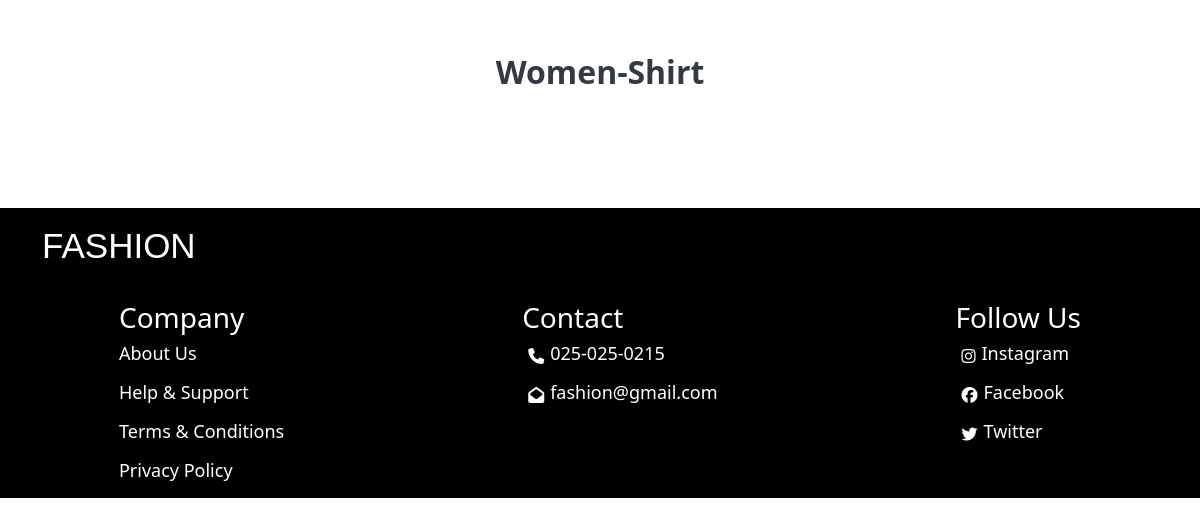
Before: /shirtw with the older database file.
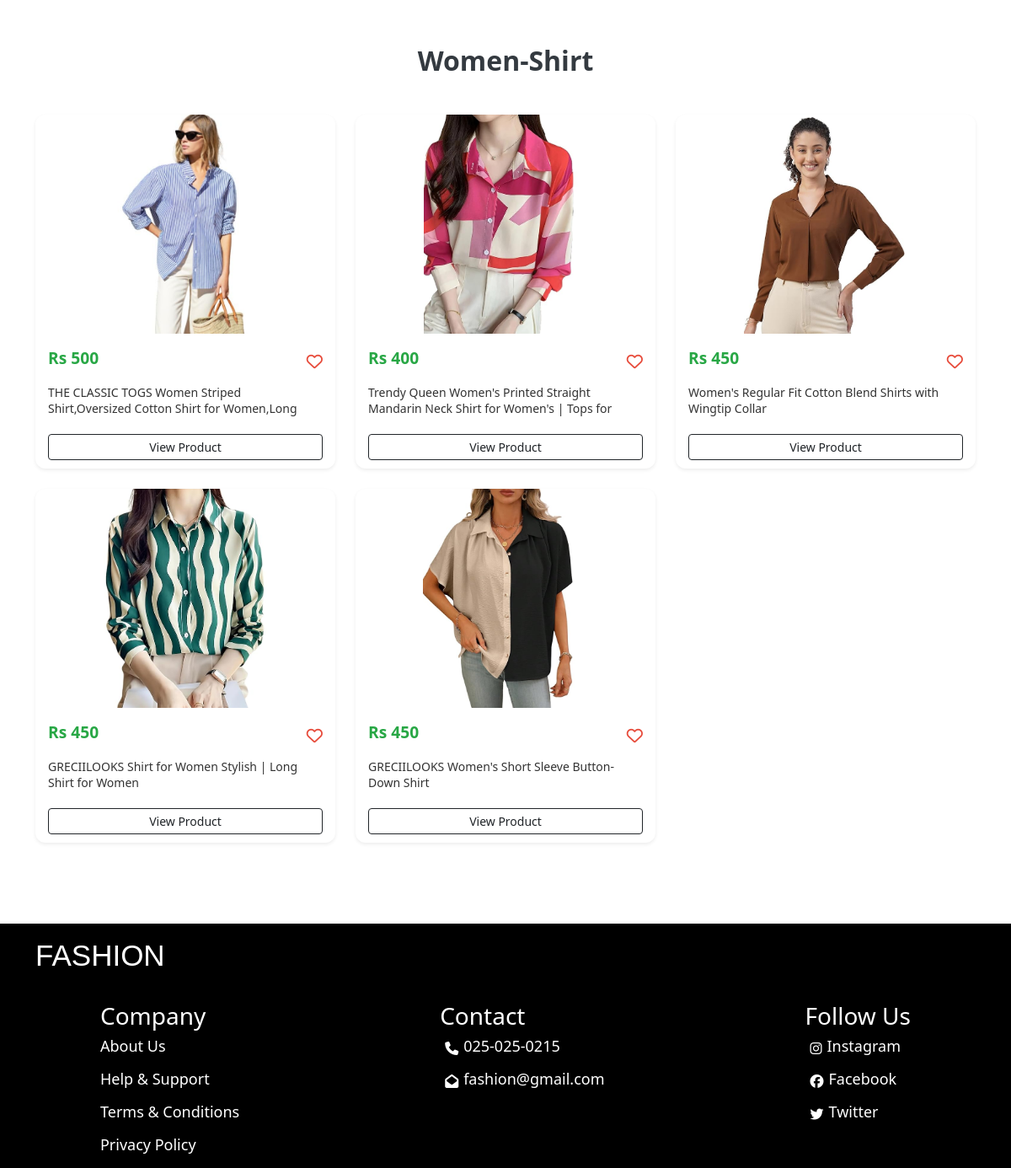
After: the same page with the newer database file.
### clothes/models.py (models this page shows)
class clothes(models.Model):
    clothname = models.CharField(max_length=100)
    clothprice = models.IntegerField()
    clothescat = models.CharField(choices=category,max_length=200)
    clothesdesc = models.TextField()
    clothimg = models.ImageField()

### clothes/views.py (the view)
# urls.py: path('shirtw', views.shirtw),
def shirtw(req):
    db = clothes.objects.filter(clothescat='shirtw').values()
    cd = list(db)
    return render(req, 'shirtw.html',context={'data':cd})

### clothes/templates/shirtw.html (shortened to what this page needs)
{% load static %}
<!DOCTYPE html>
<html lang="en">
<head>
    <link href="https://cdn.jsdelivr.net/npm/bootstrap@5.3.3/dist/css/bootstrap.min.css" rel="stylesheet">
    <link rel="stylesheet" href="https://cdnjs.cloudflare.com/ajax/libs/font-awesome/6.6.0/css/all.min.css" />
    <link rel="stylesheet" href={% static 'styles.css' %}>
</head>
<body>
      <div class="container py-5">
        <div class="store-header">Women-Shirt</div>
        <div class="row g-4">
          {% for i in data %}
          <div class="col-lg-4 col-md-6 col-sm-12">
            <div class="product-card shadow-sm">
              <div class="image-wrapper">
                <img src="{% static 'clothimg/' %}{{ i.clothimg }}" alt="Product" class="product-image">
              </div>
              <div class="card-body">
                <div class="d-flex justify-content-between align-items-center mb-2">
                  <span class="product-price">Rs {{ i.clothprice }}</span>
                  <i class="fa-regular fa-heart like-icon"></i>
                </div>
                <p class="product-title">
                  {{ i.clothname }}
                </p>
                <a href="productshow/{{i.id}}" class="btn btn-outline-dark btn-sm mt-2 w-100">View Product</a>
              </div>
            </div>
          </div>
          {% endfor %}
        </div>
      </div>
      <div class="downpart" style="margin-top: 4%;">
        <div class="sc d-flex" style="margin-left: 30px; padding: 12px">
            <p class="logo">FASHION</p>
        </div>
        <div class="down">
            <div class="infoserv">
                <h3>Company</h3>
                <div class="sa">
                    <a href="about">
                        <p>About Us</p>
                    </a>
                    <a href="help">
                        <p>Help & Support</p>
                    </a>
                    <a href="term">
                        <p>Terms & Conditions</p>
                    </a>
                    <a href="privacy">
                        <p>Privacy Policy</p>
                    </a>
                </div>
            </div>
            <div class="contact">
                <h3>Contact</h3>
                <div class="sa">
                    <div class="sso d-flex">
                        <i class="fa-solid fa-phone"></i>
                        <p>025-025-0215</p>
                    </div>
                    <div class="sso d-flex">
                        <i class="fa-solid fa-envelope-open"></i>
                        <p>fashion@gmail.com</p>
                    </div>
                </div>
            </div>
            <div class="social">
                <h3>Follow Us</h3>
                <div class="sa sss">
                    <a href="https://www.instagram.com/accounts/login/?hl=en" style="text-decoration: none; color: white">
                        <div class="sso d-flex">
                            <i class="fa-brands fa-instagram"></i>
                            <p>Instagram</p>
                        </div>
                    </a>
                    <a href="https://www.facebook.com/" style="text-decoration: none; color: white">
                        <div class="sso d-flex">
                            <i class="fa-brands fa-facebook"></i>
                            <p>Facebook</p>
                        </div>
                    </a>
                    <a href="https://x.com/login" style="text-decoration: none; color: white">
                        <div class="sso d-flex">
                            <i class="fa-brands fa-twitter"></i>
                            <p>Twitter</p>
                        </div>
                    </a>
                </div>
            </div>
        </div>
    </div>
</body>
</html>

Changed rows visible on the page:
added clothes: clothimg (picture), clothprice "500", clothname "THE CLASSIC TOGS Women Striped Shirt,Oversized Cotton Shirt for Women,Long…"
added clothes: clothimg (picture), clothprice "400", clothname "Trendy Queen Women's Printed Straight Mandarin Neck Shirt for Women's | Tops for…"
added clothes: clothimg (picture), clothprice "450", clothname "Women's Regular Fit Cotton Blend Shirts with Wingtip Collar"
added clothes: clothimg (picture), clothprice "450", clothname "GRECIILOOKS Shirt for Women Stylish | Long Shirt for Women"
added clothes: clothimg (picture), clothprice "450", clothname "GRECIILOOKS Women's Short Sleeve Button-Down Shirt"
